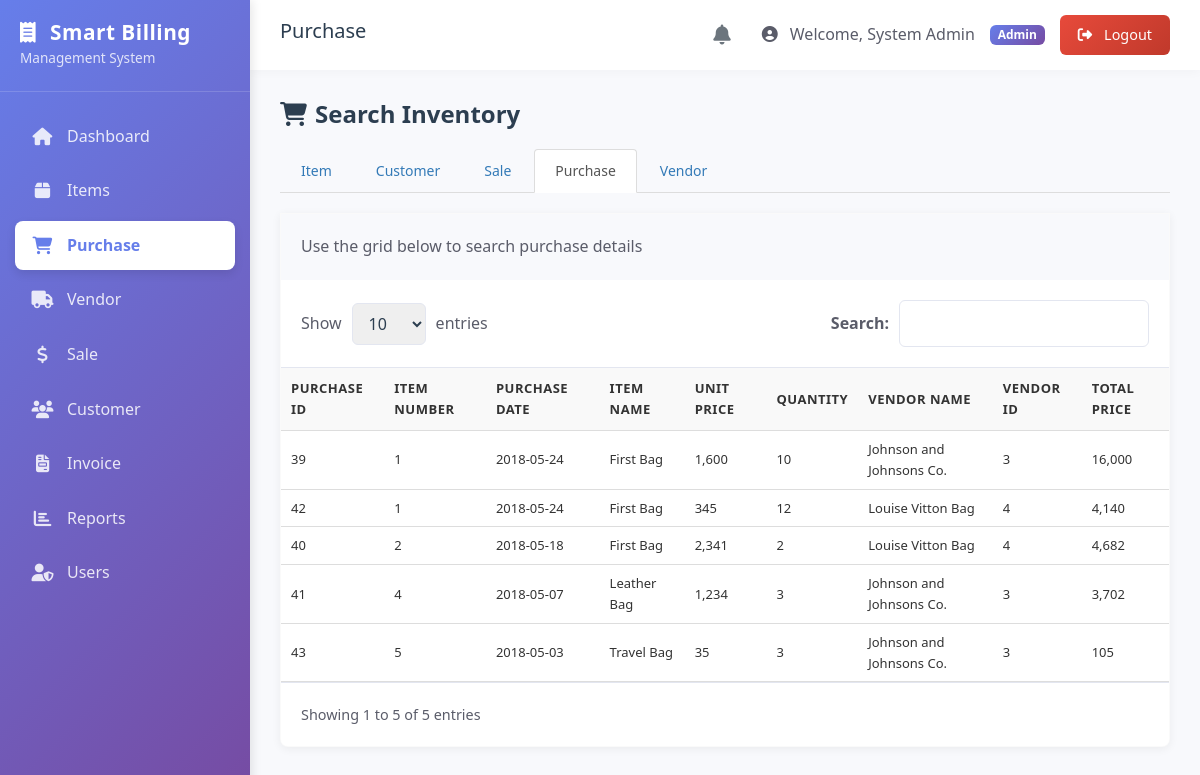
Screenshot of /admin/purchase.php (signed in) with the database file from the repository.
### tables this page shows
CREATE TABLE `purchases` (
  `id` int(11) NOT NULL AUTO_INCREMENT,
  `purchase_id` varchar(50) NOT NULL,
  `item_number` int(11) NOT NULL,
  `purchase_date` date NOT NULL,
  `item_name` varchar(150) NOT NULL,
  `unit_price` decimal(10,2) NOT NULL,
  `quantity` int(11) NOT NULL,
  `vendor_id` int(11) NOT NULL,
  `vendor_name` varchar(150) NOT NULL,
  `total_price` decimal(10,2) NOT NULL,
  `created_at` timestamp NOT NULL DEFAULT current_timestamp(),
  PRIMARY KEY (`id`),
  UNIQUE KEY `purchase_id` (`purchase_id`),
  KEY `vendor_id` (`vendor_id`),
  CONSTRAINT `purchases_ibfk_1` FOREIGN KEY (`vendor_id`) REFERENCES `vendors` (`id`) ON DELETE CASCADE
);

### admin/purchase.php (the view, shortened to what this page needs)
<?php
require_once '../config/db.php';
$purchases_result = $conn->query("SELECT * FROM purchases ORDER BY purchase_date DESC");
include '../includes/header.php';
?>
<?php include '../includes/sidebar.php'; ?>
<main class="main-content">
    <?php include '../includes/topnav.php'; ?>
    <div class="content-body">
        <div class="page-header">
            <h4><i class="fas fa-shopping-cart me-2"></i>Search Inventory</h4>
        </div>
        <div class="tab-nav">
            <a href="items.php">Item</a>
            <a href="customer.php">Customer</a>
            <a href="sale.php">Sale</a>
            <a href="purchase.php" class="active">Purchase</a>
            <a href="vendor.php">Vendor</a>
        </div>
        <div class="table-wrapper" style="border-radius: 0 0 8px 8px;">
            <div style="padding: 20px; background: #f8f9fc;">
                <p style="margin: 0; color: #5a5c69;">Use the grid below to search purchase details</p>
            </div>
            <div class="table-controls">
                <div class="entries-control">
                    <span>Show</span>
                    <select>
                        <option>10</option>
                    </select>
                    <span>entries</span>
                </div>
                <div class="search-box">
                    <label>Search:</label>
                    <input type="text" id="searchInput" placeholder="">
                </div>
            </div>
            <table class="data-table">
                <thead>
                    <tr>
                        <th>Purchase ID</th>
                        <th>Item Number</th>
                        <th>Purchase Date</th>
                        <th>Item Name</th>
                        <th>Unit Price</th>
                        <th>Quantity</th>
                        <th>Vendor Name</th>
                        <th>Vendor ID</th>
                        <th>Total Price</th>
                    </tr>
                </thead>
                <tbody id="tableBody">
                    <?php while ($purchase = $purchases_result->fetch_assoc()): ?>
                        <tr>
                            <td>
                                <?php echo $purchase['purchase_id']; ?>
                            </td>
                            <td>
                                <?php echo $purchase['item_number']; ?>
                            </td>
                            <td>
                                <?php echo date('Y-m-d', strtotime($purchase['purchase_date'])); ?>
                            </td>
                            <td>
                                <?php echo htmlspecialchars($purchase['item_name']); ?>
                            </td>
                            <td>
                                <?php echo number_format($purchase['unit_price'], 0); ?>
                            </td>
                            <td>
                                <?php echo $purchase['quantity']; ?>
                            </td>
                            <td>
                                <?php echo htmlspecialchars($purchase['vendor_name']); ?>
                            </td>
                            <td>
                                <?php echo $purchase['vendor_id']; ?>
                            </td>
                            <td>
                                <?php echo number_format($purchase['total_price'], 0); ?>
                            </td>
                        </tr>
                    <?php endwhile; ?>
                </tbody>
            </table>
            <div class="table-footer">
                <div>Showing 1 to
                    <?php echo $purchases_result->num_rows; ?> of
                    <?php echo $purchases_result->num_rows; ?> entries
                </div>
            </div>
        </div>
    </div>
</main>
<?php include '../includes/footer.php'; ?>

### rows the page displays
purchases: purchase "39", item_number "1", purchase_date "2018-05-24", item_name "First Bag", unit_price "1,600", quantity "10", vendor_name "Johnson and Johnsons Co.", vendor "3", total_price "16,000"
purchases: purchase "42", item_number "1", purchase_date "2018-05-24", item_name "First Bag", unit_price "345", quantity "12", vendor_name "Louise Vitton Bag", vendor "4", total_price "4,140"
purchases: purchase "40", item_number "2", purchase_date "2018-05-18", item_name "First Bag", unit_price "2,341", quantity "2", vendor_name "Louise Vitton Bag", vendor "4", total_price "4,682"
purchases: purchase "41", item_number "4", purchase_date "2018-05-07", item_name "Leather Bag", unit_price "1,234", quantity "3", vendor_name "Johnson and Johnsons Co.", vendor "3", total_price "3,702"
purchases: purchase "43", item_number "5", purchase_date "2018-05-03", item_name "Travel Bag", unit_price "35", quantity "3", vendor_name "Johnson and Johnsons Co.", vendor "3", total_price "105"

### other values shown
$page_title "Purchase"
$_SESSION['name'] "System Admin"
$_SESSION['role'] "Admin"
$purchases_result->num_rows "5"
